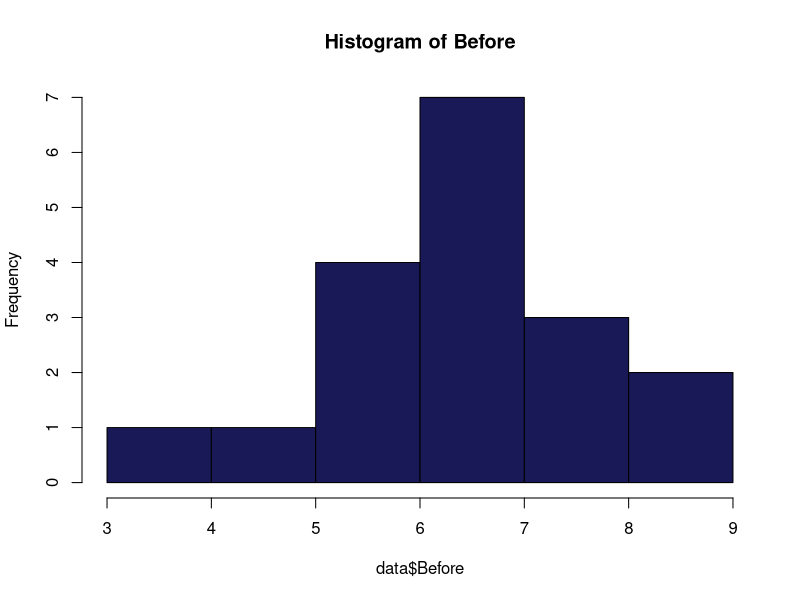
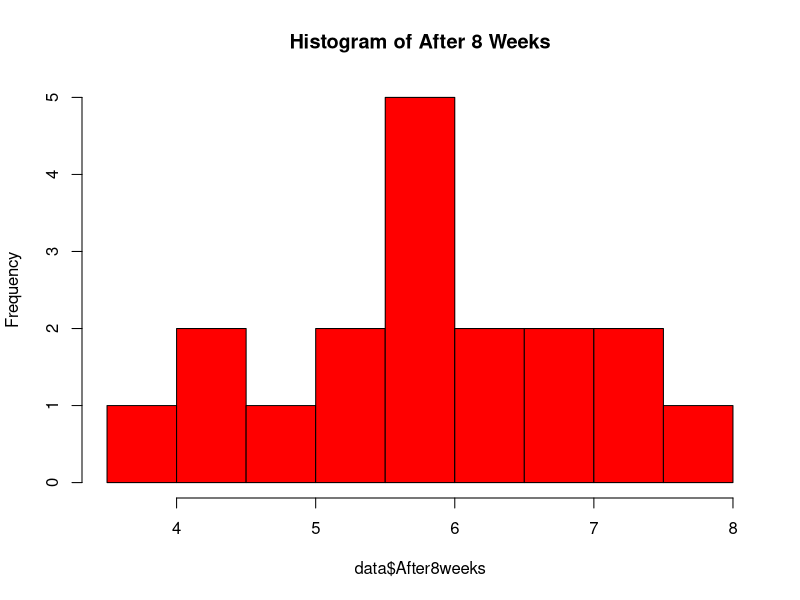
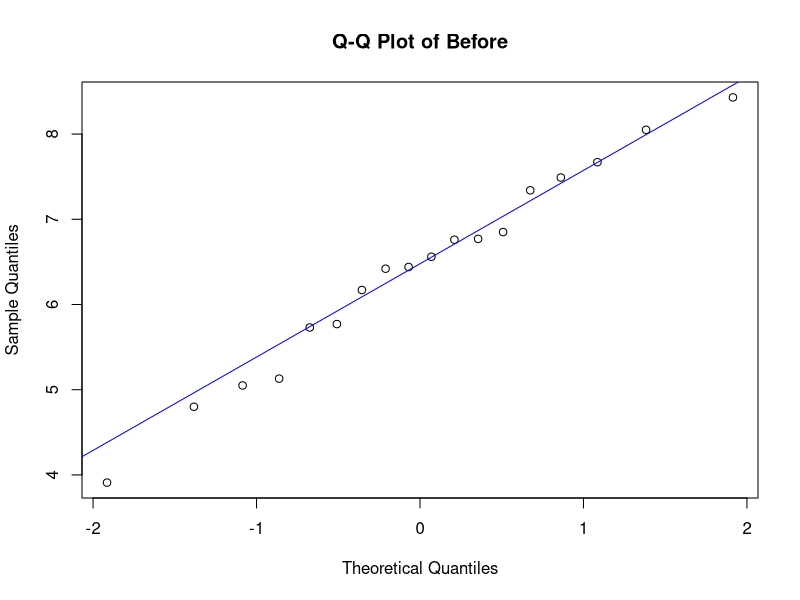
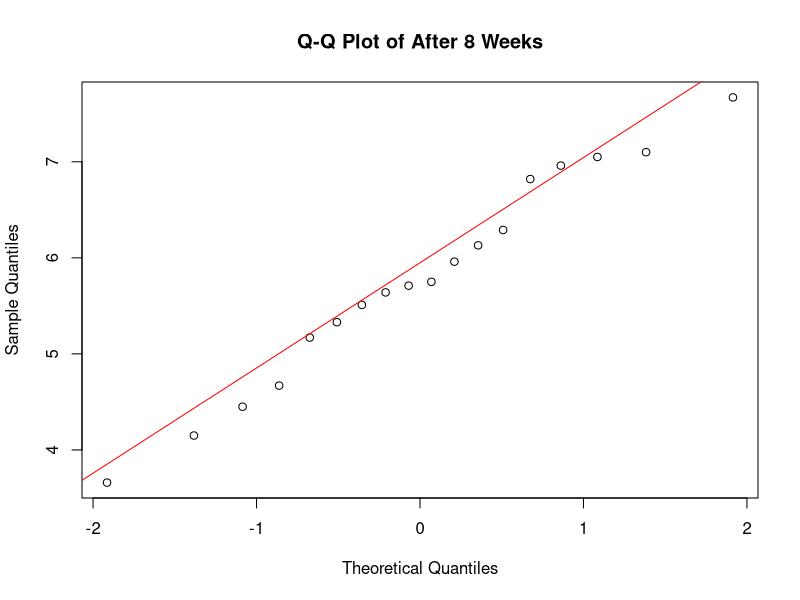

These charts were generated, in order, by the following R code:
data <- read.table("cholesterol.txt", header = TRUE, sep = " ")

print(data)

pdf("plots.pdf")  # Saves all following plots to a PDF file

hist(data$Before, main = "Histogram of Before", col = "#191958")

hist(data$After8weeks, main = "Histogram of After 8 Weeks", col = "red")

qqnorm(data$Before, main = "Q-Q Plot of Before")
qqline(data$Before, col = "blue")

qqnorm(data$After8weeks, main = "Q-Q Plot of After 8 Weeks")
qqline(data$After8weeks, col = "red")

dev.off()

